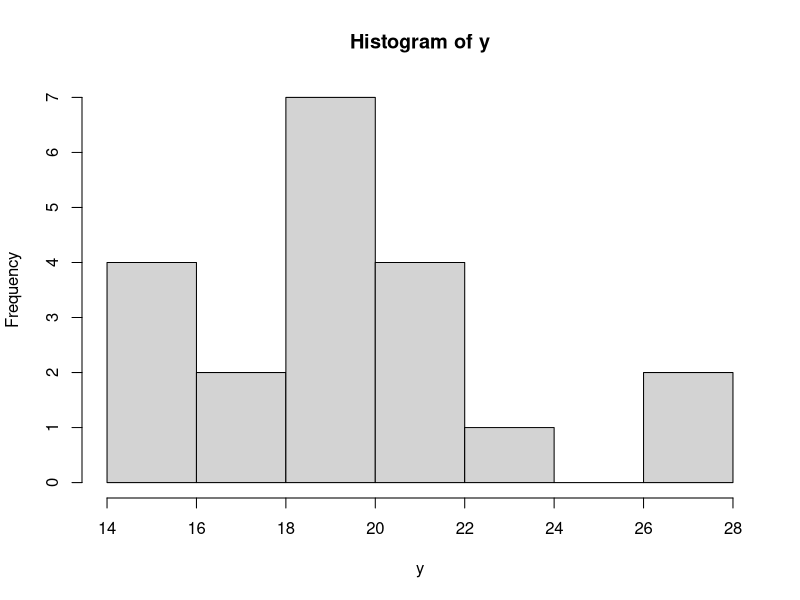
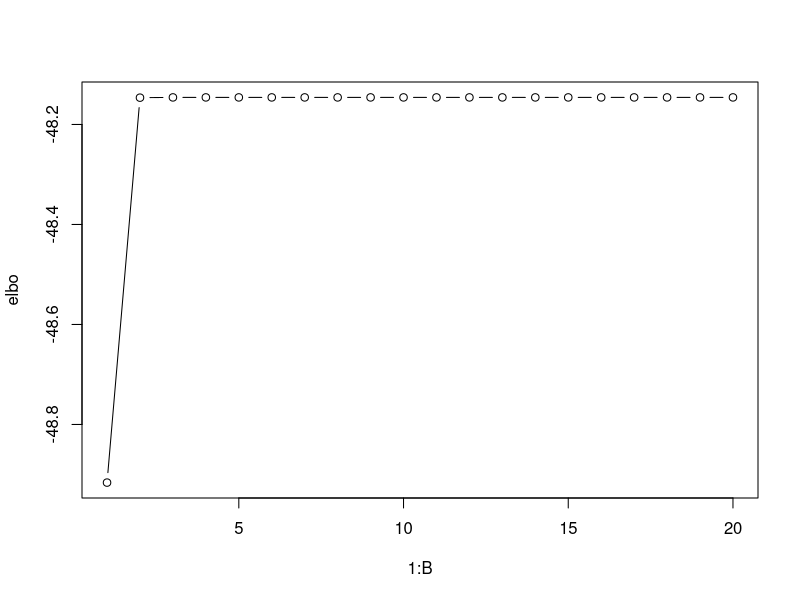
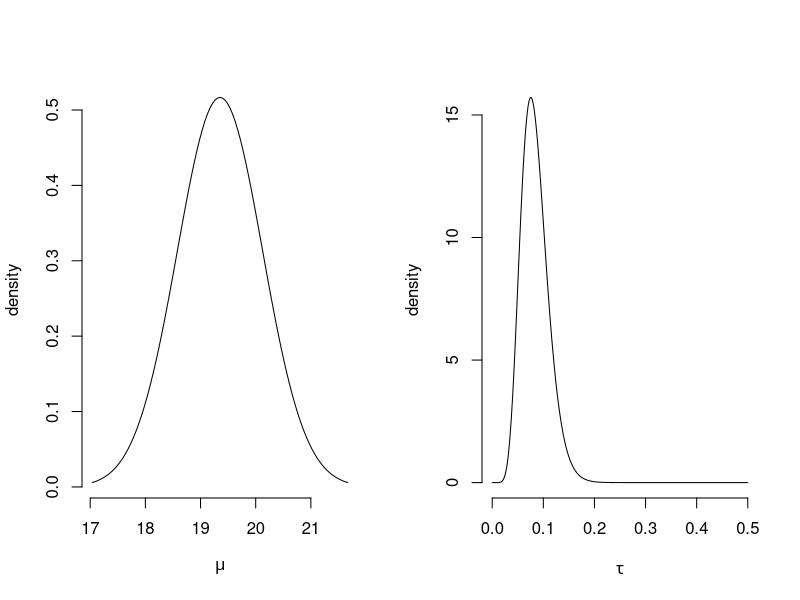

Here is the R script that generated these plots, in order: (Note: this script raises an error after producing the figures.)


#############################################################
## CAVI algorithm for Gaussian data with conjugate priors
#############################################################
## Simulate fake data
set.seed(80601)
y <- rnorm(n = 20, mean = 20, sd = 3)
hist(y)
init <- c(0,1,1)
# Prior parameters
a0 <- 0.01
b0 <- 0.01
mu0 <- 0
tau0 <- 1e-4
# Precompute summary statistics
n <- length(y);
sum_y <- sum(y)
# Initialize algorithm
E_mu <- init[1]
var_mu <- init[2]
E_tau <- init[3]
# Determine the number of iterations
B <- 20
an <- a0+0.5*n
# Monitor the ELBO
elbo <- numeric(B)
for(i in 1:B){
  # Update each parameter in turn
  var_mu <- 1/(tau0 + n*E_tau)
  E_mu <- var_mu*(tau0*mu0 + E_tau*sum_y)
  bn <- (b0+0.5*sum((y-E_mu)^2) + 0.5*n*var_mu)
  E_tau <- an/bn
  # Recompute the ELBO at the end of each cycle
  elbo[i] <- -an*log(bn) +0.5*log(var_mu)-0.5*tau0*((mu0-E_mu)^2 + var_mu)
}

# Monitor the convergence of the ELBO
plot(1:B, elbo, type = "b")
# Plot the marginal approximations
par(mfrow = c(1,2))
curve(dnorm(x, mean = E_mu, sd = sqrt(var_mu)),
            from = E_mu - 3*sqrt(var_mu),
            to = E_mu + 3*sqrt(var_mu),
      ylab = "density", xlab = expression(mu), bty = "n")

curve(dgamma(x, shape = an, rate = bn), from = 0, to = 0.5,
      n = 1001,
      ylab = "density", xlab = expression(tau), bty = "n")

#############################################################
## CAVI algorithm for probit regression
## example with data augmentation
#############################################################

# Data augmentation: "a" is latent Gaussian, truncated to be negative for failures and positive for successes
cavi_probit <- function(y, # response vector (0/1)
                        X, # model matrix
                        prior_beta_prec = diag(rep(0.01, ncol(X))),
                        prior_beta_mean = rep(0, ncol(X)),
                        maxiter = 1000L,
                        tol = 1e-4){
  # Precompute fixed quantity
  sc <- solve(crossprod(X) + prior_beta_prec)
  pmu_prior <- prior_beta_prec %*% prior_beta_mean
  n <- length(y) # number of observations
  stopifnot(nrow(X) == n)
  mu_a <- rep(0,n)
  y <- as.logical(y)
  ELBO <- numeric(maxiter)
  lcst <- -0.5*log(det(solve(prior_beta_prec) %*% crossprod(X) + diag(ncol(X))))
  for(b in seq_len(maxiter)){
    mu_b <- c(sc %*% (t(X) %*% mu_a + pmu_prior))
    lp <- c(X %*% mu_b)
    mu_a <- lp + dnorm(lp)/(pnorm(lp) - ifelse(y, 0,1))
    ELBO[b] <- sum(pnorm(lp, lower.tail = y, log.p = TRUE)) -
      0.5*c(t(mu_b - prior_beta_mean) %*% prior_beta_prec %*% (mu_b - prior_beta_mean)) - lcst
    if(b > 2 && (ELBO[b] - ELBO[b-1]) < tol){
      break
    }
  }
  list(mu_a = mu_a, mu_beta = mu_b, elbo = ELBO[1:b])
}

# Example with data from Experiment 2 of Duke and Amir (2023)
# on the effect of sequential decisions and purchasing formats
data(DA23_E2, package = "hecedsm")
X <- model.matrix(~scale(age) + format, data = DA23_E2,
                  contrasts.arg = list(format = "contr.sum"))
y <- DA23_E2$purchased
# Fit the probit model via coordinate-ascent variational inference
cavi_probit_DA <- cavi_probit(y = y, X = X)
# Compare posterior mean with frequentist estimates
cbind(cavi_probit_DA$mu_beta,
      coef(glm(y ~ X-1, family = binomial("probit"))))
plot(cavi_probit_DA$elbo,
     type = "b",
     ylab = "ELBO",
     xlab = "number of iterations")



#############################################################
## CAVI algorithm for K-components Gaussian mixture models
#############################################################
# Parameters are
# 1) weights w (probability of components)
# 2) cluster means mu
# 3) cluster variance sigma_sq
# 4) binary indicators of clusters "a" (data augmentation)
CAVI_gauss_mixt <- function(K = 2L, y,
                            prior_mean_mu = rep(0, K),
                            prior_var_mu = rep(1e8, K),
                            prior_shape_var = rep(0.01, K),
                            prior_rate_var = rep(0.01, K),
                            prior_shape_weights = 0.01,
                            niter = 1000L
){
  stopifnot(K >= 1)
  K <- as.integer(K)
  n <- length(y)
  # ELBO normalizing constant (only depends on hyperparameters)
  lcst <- 0.5*K*(1-n*log(2*pi)) +
    lgamma(K*prior_shape_weights) -
    K*lgamma(prior_shape_weights) -
    lgamma(n + K*prior_shape_weights)  +
    sum(prior_shape_var*log(prior_rate_var)) -
    sum(lgamma(prior_shape_var))
  # Initialization
  mu <- runif(K)*diff(range(y))
  sigma_sq <- alpha <- rep(1, K)
  A <- B <- rep(1, K) # K vector
  ELBO <- numeric(niter)
  nu <- matrix(NA, nrow = n, ncol = K)
  # CAVI runs
  for(b in seq_len(niter)){
    for(k in seq_len(K)){
      nu[, k] <- exp(digamma(alpha[k]) + 0.5*digamma(A[k]) - 0.5*log(B[k]) -
                       0.5*A[k]/B[k]*((y-mu[k])^2+ sigma_sq[k]))
    }
    omega <- nu/rowSums(nu) # Probability of components for each obs
    om <- colSums(omega) # sample size in each cluster
    sigma_sq <- 1/(1/prior_var_mu + A*om/B) # posterior variance of cluster
    mu <- sigma_sq*(prior_mean_mu/prior_var_mu + A/B*colSums(omega * y)) # posterior mean of cluster
    alpha <- prior_shape_weights + om
    A <- prior_shape_var + 0.5*om
    B <- prior_rate_var + 0.5*(colSums(omega*(outer(y, mu, FUN = "-")^2)) + om*sigma_sq)
    # Compute ELBO
    ELBO[b] <- lcst + sum(lgamma(A) - A*log(B) +
                            lgamma(alpha) + 0.5*(log(sigma_sq) - log(prior_var_mu)) -
                            0.5*((mu-prior_mean_mu)^2 + sigma_sq)/prior_var_mu) -
      sum(omega*log(omega+1e-80))
  }
  list(elbo = ELBO,
       mu_mean = mu,
       mu_var = sigma_sq,
       sigmasq_shape = A,
       sigmasq_rate = B,
       weights_alpha = alpha,
       probs = omega,
       mean_probs = alpha/sum(alpha),
       cluster_probs = colSums(omega)/sum(omega)
  )
}
## Data application
data(geyser, package = "MASS")
mixt <- CAVI_gauss_mixt(K = 2, y = geyser$duration)
plot(mixt$elbo, xlab = "number of iterations", ylab = "evidence lower bound", type = "b")
# Compute posterior mean of mean, variance and probability of each cluster
post_prob <- mixt$mean_probs
post_mean <- mixt$mu_mean
post_sd <- sqrt(mixt$sigmasq_rate/(mixt$sigmasq_shape-1))
# Plot the mixture density at posterior mean
curve(post_prob[1]*dnorm(x, mean = post_mean[1], sd = post_sd[1]) +
        post_prob[2]*dnorm(x, mean = post_mean[2], sd = post_sd[2]),
      from = 1,
      to = 6,
      n = 1001,
      xlab = "duration of geyser eruption (in minutes)",
      ylab = "density")
rug(geyser$duration)


#############################################################
## CAVI algorithm for linear mixed effect model
#############################################################
## Considers a data augmentation with random effects u's
## and a factorizations with variance vs (mean + random effects)
## Assuming a diagonal structure (independent) on random effects
## - multivariate Gaussian for (beta, u)
## - independent inverse. gamma for each variance component
# Y ~ Gauss(X beta + Z u, sigma_sq_eps I)
# u ~ Gauss(0, blockdiag(sigma_sq_u))

cavi_varcomp_linmixmod <- function(
    y,
    Xform,
    Zform,
    data,
    maxiter = 1e3L,
    tol = 1e-8,
    prior_beta_mean,
    prior_beta_prec,
    prior_var_shape,
    prior_var_rate
){
  stopifnot(is.matrix(X))
  y <- as.numeric(y)
  n <- length(y)
  X <- model.matrix(as.formula(Xform), data = data)
  mm <- model.frame(as.formula(Zform), data = data)
  ym <- model.response(mm)
  r <- ncol(mm) - ifelse(is.null(ym), 0, 1)
  Z <- Matrix::sparse.model.matrix(
    as.formula(paste(c(Zform, "-1"), collapse = "")),
    data = data)
  K <- apply(mm, 2, function(x){length(unique(x))})
  stopifnot(ncol(Z) == sum(K))
  C <- cbind(X, Z)
  stopifnot(nrow(X) == n, nrow(Z) == n)
  p <- ncol(X)
  if(missing(prior_beta_mean)){
    prior_beta_mean <- rep(0, p)
  } else{
    stopifnot(length(prior_beta_mean) == p)
  }
  if(missing(prior_beta_prec)){
    prior_beta_prec <- Matrix::Diagonal(n = p, x = 0.01)
  } else{
    stopifnot(is.matrix(prior_beta_prec),
              ncol(prior_beta_prec) == p,
              nrow(prior_beta_prec) == p,
              isSymmetric(prior_beta_prec))
  }
  if(missing(prior_var_shape)){
    prior_var_shape <- rep(0.01, r + 1)
  } else{
    stopifnot(is.numeric(prior_var_shape),
              isTRUE(all(prior_var_shape > 0)),
              length(prior_var_shape) == (r + 1))
  }
  if(missing(prior_var_rate)){
    prior_var_rate <- rep(0.01, r + 1)
  } else{
    stopifnot(is.numeric(prior_var_rate),
              isTRUE(all(prior_var_rate > 0)),
              length(prior_var_rate) == (r + 1))
  }
  # Check for variance components
  stopifnot(Matrix::rowSums(Z) == rep(1, n))
  lcst <- 0.5*(p+sum(K)) - 0.5*n*log(2*pi) +
    0.5*c(Matrix::determinant(prior_beta_prec)$modulus) +
    sum(prior_var_shape*log(prior_var_rate)) -
    sum(log(prior_var_shape)) +
    sum(lgamma(prior_var_shape + 0.5*c(n, K)))
  maxiter <- as.integer(maxiter)
  # Initial values
  B_u <- rexp(r)
  B_e <- rexp(1)
  # Fixed values (do not change)
  A_e <- prior_var_shape[1] + 0.5*n
  A_u <- prior_var_shape[-1] + 0.5*K
  elbo <- numeric(maxiter) # container for ELBO
  for(b in seq_len(maxiter)){
    # Update coefficients (means)
    prec <- A_e/B_e * Matrix::crossprod(C) +
      Matrix::bdiag(c(prior_beta_prec,
                      sapply(1:r, function(i){
                        Matrix::Diagonal(K[i],x = A_u[i]/B_u[i])})))
    V <- solve(prec)
    mu <- A_e/B_e * as.numeric(V %*% crossprod(C, y))
    B_e <- prior_var_rate[1] +
      0.5 * as.numeric(crossprod(y - as.numeric(C %*% mu))) +
      sum(Matrix::diag(crossprod(C) %*% V))
    B_u <- prior_var_rate[2] +
      0.5 * as.numeric(crossprod(mu[-(1:p)])) +
      sum(diag(V)[-(1:p)])
    elbo[b] <- lcst -
      0.5 * as.numeric(Matrix::determinant(prec)$modulus) -
      0.5  * as.numeric(t(mu[1:p]) %*% prior_beta_prec %*% mu[1:p] +
                          Matrix::determinant(
                            prior_beta_prec %*% V[1:p,1:p])$modulus) -
      A_e*log(B_e) - sum(A_u*log(B_u))
    if(b > 2 && (elbo[b]-elbo[b-1]) < tol){
      break
    }
  }
  list(elbo = elbo[seq_len(b)],
       X = X,
       Z = Z,
       sigmasq_shape = c(A_e, A_u),
       sigmasq_rate = c(B_e, B_u),
       coef_mean = mu,
       coef_var = V)
}

data(Orthodont, package = "nlme")
# Fix factors (unordered)
Orthodont$Subject <- factor(Orthodont$Subject, ordered = FALSE)
sd_y <- sd(Orthodont$distance)
y <- Orthodont$distance/sd_y # standardize response
fit_lmm <- cavi_varcomp_linmixmod(
  y = y,
  Xform = ~ age + Sex,
  Zform = ~ Subject,
  data = Orthodont)
lme <- lme4::lmer(y ~ age + Sex + (1 | Subject),
                  data = Orthodont)
# Compare coefficients for mean + random effects
coefs <- c(lme4::fixef(lme), unlist(lme4::ranef(lme)))
max(abs(coefs - fit_lmm$coef_mean))
# Posterior mean of variance
lme4::VarCorr(lme)
sqrt(fit_lmm$sigmasq_rate/(fit_lmm$sigmasq_shape-1))
